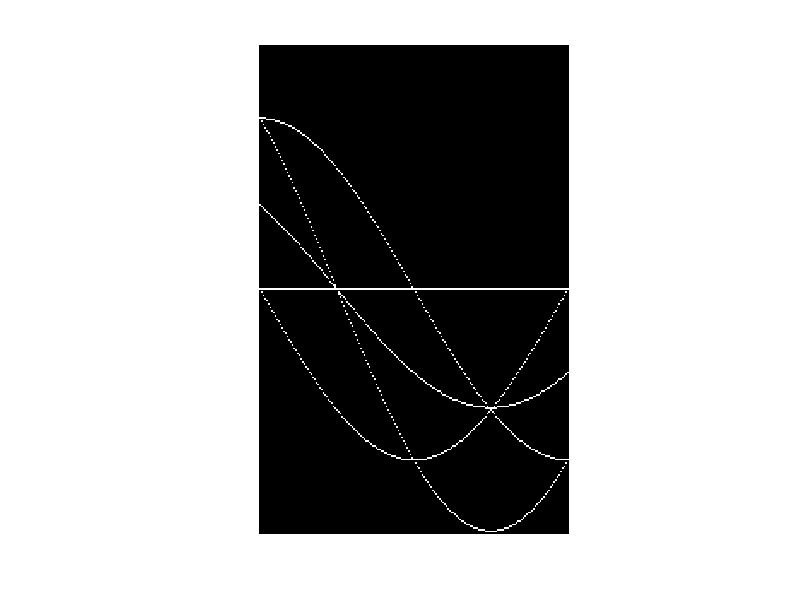

Source code (MATLAB):
%% Creating a simple image
clear
im = zeros(101,101);
im(1,1) = 1;
im(1,end) = 1;
im(end,1) = 1;
im(end,end) = 1;
im(floor(end/2),floor(end/2)) = 1;
%% Initializing other parameters
theta = ((-90:90)./180).*pi;

%length of the diagonal of image
%DiagLen = hypot(size(im,1),size(im,2))% Invoke Euclid To Get The Diagonal Length

D = sqrt(size(im,1).^2 + size(im,2).^2);

HS = zeros(ceil(2.*D),numel(theta));

% find the index of non zero pixels
[y,x] = find(im);
% subtract all the items in array by one
y = y - 1;
x = x - 1;
% numel(x) ---> get the lenght of array
%A cell array is a data type with indexed data containers called cells, where each cell can contain any type of data. Cell arrays commonly contain either lists of character vectors of different lengths, or mixes of strings and numbers, or numeric arrays of different sizes.
rho = cell(1,numel(x));



%% Calculating the Hough Transform
for i = 1: numel(x)
    rho{i} = x(i).*cos(theta) + y(i).*sin(theta); % [-sqrt(2),sqrt(2)]*D rho interval
end

%% Creating the Hough Space as an Image
for i = 1:numel(x)
    %converting minus value to posative becuase we don't have row with
    %minus index in image
    rho{i} = floor(rho{i}+ D) + 1;
    for j = 1:numel(rho{i})
        HS(rho{i}(j),j) = HS(rho{i}(j),j) + 1; 
    end
end

figure
imshow(HS)
